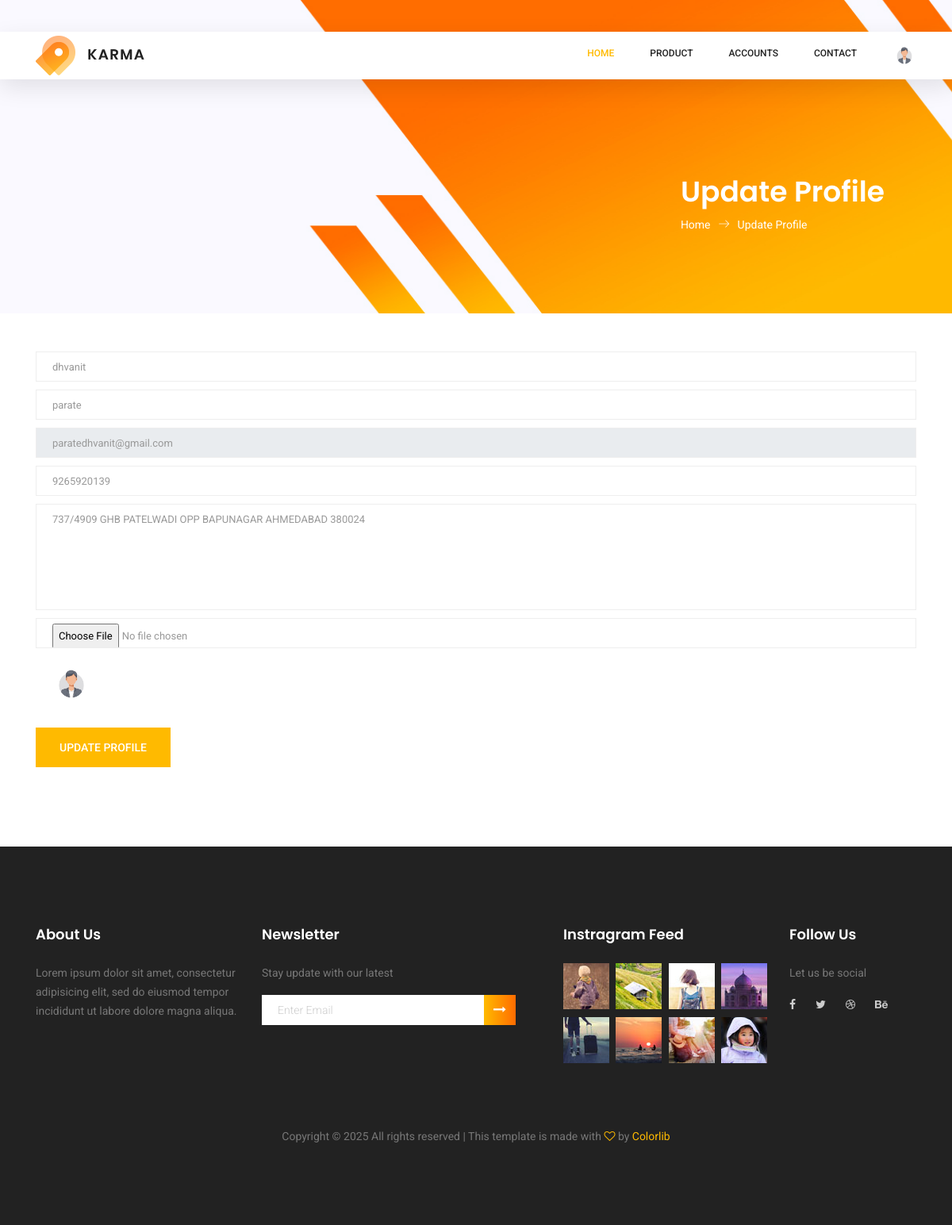
The app's page /profile/ (signed in) with its own data.
### myapp/models.py (models this page shows, shortened)
class User(models.Model):
    fname=models.CharField(max_length=100)
    lname=models.CharField(max_length=100)
    email=models.EmailField()
    mobile=models.PositiveIntegerField()
    address=models.TextField()
    password=models.CharField(max_length=100)
    profile_picture=models.ImageField(upload_to="profile_picture/")
    usertype=models.CharField(max_length=100,default="buyer")

### myapp/views.py (the view)
# urls.py: path('profile/',views.profile,name='profile'),
def profile(request):
    user=User.objects.get(email=request.session['email'])
    if request.method=="POST":
        user.fname=request.POST['fname']
        user.lname=request.POST['lname']
        user.mobile=request.POST['mobile']
        user.address=request.POST['address']
        try:
            user.profile_picture=request.FILES['profile_picture']
        except:
            pass
        user.save()
        request.session['profile_picture']=user.profile_picture.url
        msg="Profile Update Successfully"
        if user.usertype=="buyer":
            return render(request, 'profile.html',{'user':user,'msg':msg})
        else:
            return render(request, 'seller-profile.html',{'user':user,'msg':msg})
    else:
        if user.usertype=="buyer":
            return render(request, 'profile.html',{'user':user})
        else:
            return render(request, 'seller-profile.html',{'user':user})

### myapp/templates/seller-profile.html (shortened to what this page needs)
{% extends 'seller-header.html' %}
{% load static %}
{% block content %}
<!DOCTYPE html>
<html lang="zxx" class="no-js">
<head>
</head>
<body>
	<section class="banner-area organic-breadcrumb">
		<div class="container">
			<div class="breadcrumb-banner d-flex flex-wrap align-items-center justify-content-end">
				<div class="col-first">
					<h1>Update Profile</h1>
					<nav class="d-flex align-items-center">
						<a href="#">Home<span class="lnr lnr-arrow-right"></span></a>
						<a href="#">Update Profile</a>
					</nav>
				</div>
			</div>
		</div>
	</section>
	<section class="contact_area section_gap_bottom">
		<div class="container">
			<div class="row">
				<div class="col-lg-12 mt-5">
					<form class="row contact_form" action="{% url 'profile' %}" method="post" id="contactForm" enctype="multipart/form-data">
						<div class="col-md-12">
							<div class="form-group">
								<input type="text" class="form-control" value="{{user.fname}}" id="name" name="fname">
							</div>
                            <div class="form-group">
								<input type="text" class="form-control" value="{{user.lname}}" id="name" name="lname">
							</div>
							<div class="form-group">
								<input type="email" class="form-control" value="{{user.email}}" id="email" name="email" readonly>
							</div>
                            <div class="form-group">
								<input type="tel" class="form-control" value="{{user.mobile}}" id="email" name="mobile">
							</div>
						</div>
						<div class="col-md-12">
							<div class="form-group">
								<textarea class="form-control" name="address" id="message" rows="1">{{user.address}}</textarea>
							</div>
						</div>
                        <div class="col-md-12">
							<div class="form-group">
								<input type="file" class="form-control" id="name" name="profile_picture">
							</div>
                        </div>
                        <div class="col-md-12">
							<div class="form-group">
								 <img src="{{user.profile_picture.url}}" style="width: 50px; margin-left: 20px; margin-top: 10px; height: 50px; border-radius: 50%;">
							</div>
                        </div>
						<div class="col-md-12 text-left">
							<button type="submit" value="submit" class="primary-btn">Update Profile</button>
						</div>
					</form>
				</div>
			</div>
		</div>
	</section>
</body>
</html>
{% endblock %}

### records on screen
User: fname "dhvanit", lname "parate", email "paratedhvanit@gmail.com", mobile "9265920139", address "737/4909 GHB PATELWADI OPP BAPUNAGAR AHMEDABAD 380024", profile_picture (picture)
